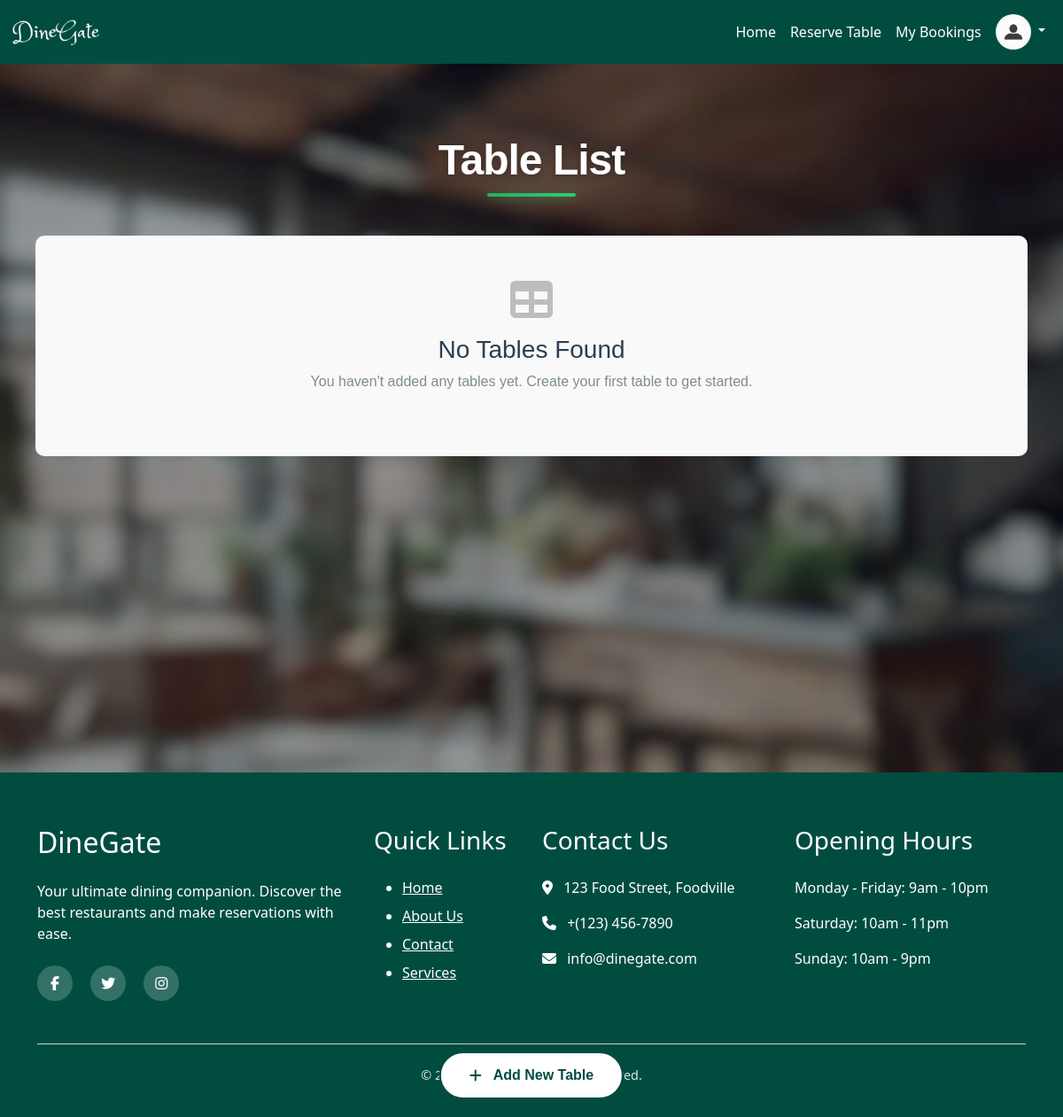
Page /view_table_list_for_restaurant_owner/1/ (signed in) on the earlier database version.
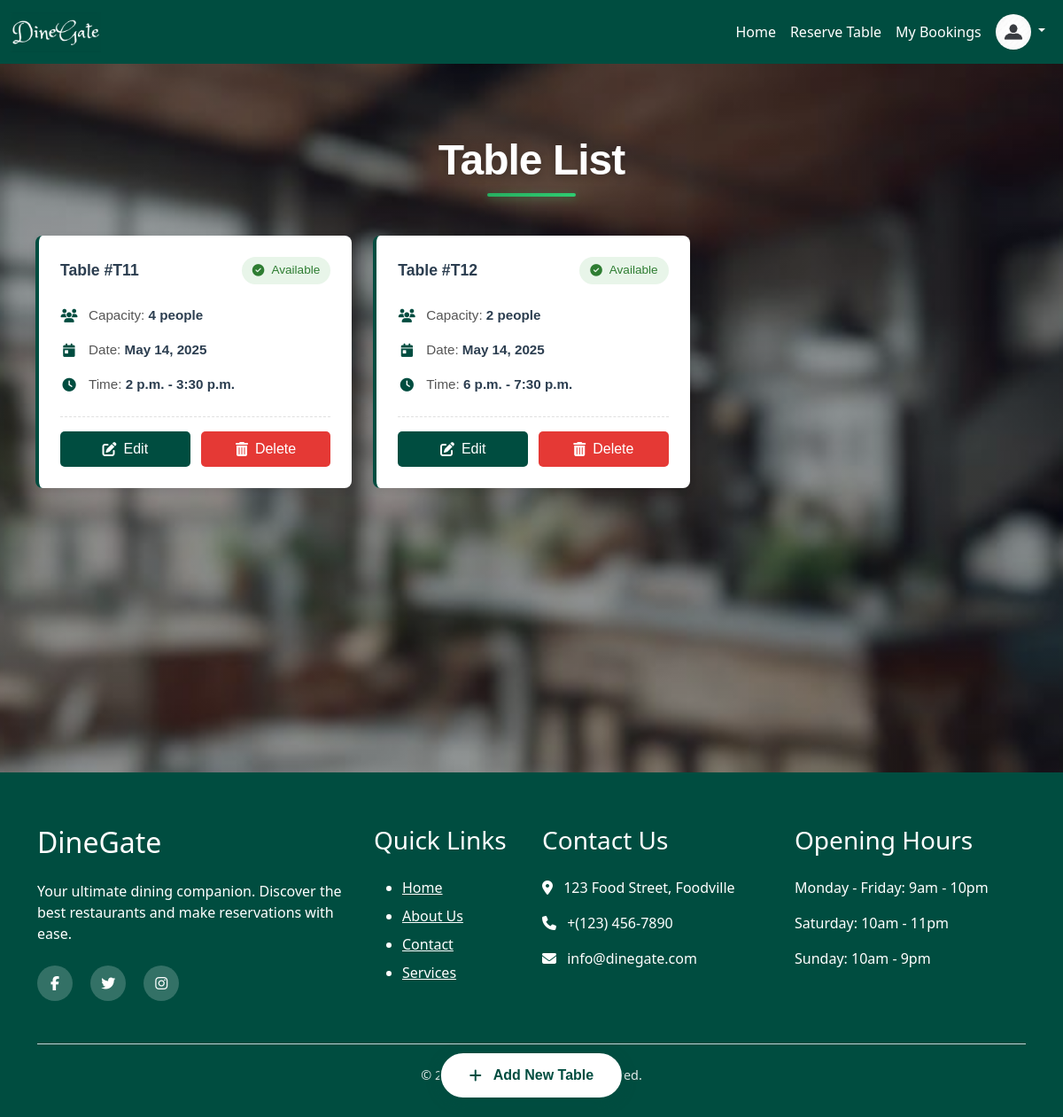
Same page on the later database version.
### reservation/models.py (models this page shows, shortened)
class Table_list(models.Model):
    restaurant=models.ForeignKey(Restaurant ,on_delete=models.CASCADE)
    table_no=models.CharField(max_length=100,blank=True,null=True)
    date=models.DateField(blank=True,null=True)
    start_time=models.TimeField(blank=True,null=True)
    end_time=models.TimeField(blank=True,null=True)
    no_of_people=models.IntegerField(blank=True,null=True)
    is_available = models.BooleanField(default=True)
    class Meta:
        unique_together = ('restaurant', 'table_no', 'date', 'start_time', 'end_time')

### reservation/views.py (the view)
# urls.py: path('view_table_list_for_restaurant_owner/<int:id>/',rv_views.view_table_list_for_restaurant_owner,name='view_table_list_for_restaurant_owner'),
def view_table_list_for_restaurant_owner(request, id):
    restaurant = Restaurant.objects.get(pk=id)
    tables = Table_list.objects.filter(restaurant=restaurant)
    now = timezone.now()
    today = now.date()
    current_time = now.time()
    print(f"Today: {today}, Current Time: {current_time}")
    future_tables = []
    for t in tables:
        print(f"Checking table {t.table_no}: date={t.date}, start={t.start_time}, end={t.end_time}")
        if t.date > today:
            future_tables.append(t)
        elif t.date == today and t.end_time > current_time:
            future_tables.append(t)
    return render(request, 'reservation/view_table_list_for_restaurant_owner.html', {
        'table': future_tables,
        'restaurant': restaurant
    })

### account/context_processors.py (called while the page is built)
def user_role(request):
    user = None
    role = None
    if request.session.get('user_id'):
        try:
            user = CustomerUser.objects.get(id=request.session['user_id'])
            role = 'customer'
        except CustomerUser.DoesNotExist:
            pass
    elif request.session.get('restaurant_id'):
        try:
            user = Restaurant.objects.get(id=request.session['restaurant_id'])
            role = 'restaurant'
        except Restaurant.DoesNotExist:
            pass
    return {
        'logged_user': user,
        'logged_role': role,
    }

### template/reservation/view_table_list_for_restaurant_owner.html
{% extends 'base.html' %}
{% load static %}
{% block content %}
<div style="
    background: linear-gradient(rgba(0, 0, 0, 0.3), rgba(0, 0, 0, 0.3)),
                url('{% static 'images/back2.jpg' %}') no-repeat center center fixed;
    background-size: cover;
    min-height: 100vh;
    padding: 3rem 1rem;">
<div class="table-management-system">
 <div class="menu-content-box">
        <div class="menu-page-header">
            <h1 class="menu-page-title">Table List</h1>
        </div>
    </div>
  <div class="table-list-container">
    {% if table %}
    <div class="table-list">
      {% for t in table %}
      <div class="table-card">
        <div class="table-card-header">
          <span class="table-number">Table #{{ t.table_no }}</span>
          <span class="table-status-badge {% if t.is_available %}available{% else %}reserved{% endif %}">
            {% if t.is_available %}<i class="fas fa-check-circle"></i> Available{% else %}<i class="fas fa-times-circle"></i> Reserved{% endif %}
          </span>
        </div>
        <div class="table-card-details">
          <div class="table-detail-row">
            <i class="fas fa-users"></i>
            <span>Capacity: <strong>{{ t.no_of_people }} people</strong></span>
          </div>
          <div class="table-detail-row">
            <i class="fas fa-calendar-day"></i>
            <span>Date: <strong>{{ t.date }}</strong></span>
          </div>
          <div class="table-detail-row">
            <i class="fas fa-clock"></i>
            <span>Time: <strong>{{ t.start_time }} - {{ t.end_time }}</strong></span>
          </div>
        </div>
        <div class="table-card-actions">
          <a href="{% url 'edit_table_list_for_restaurant_owner' t.id %}" class="table-btn-edit">
            <i class="fas fa-edit"></i> Edit
          </a>
          <a href="{% url 'confirm_delete_table' t.id %}" class="table-btn-delete">
            <i class="fas fa-trash-alt"></i> Delete
          </a>
        </div>
      </div>
      {% endfor %}
    </div>
    {% else %}
    <div class="table-empty-state">
      <i class="fas fa-table"></i>
      <h3>No Tables Found</h3>
      <p>You haven't added any tables yet. Create your first table to get started.</p>
    </div>
    {% endif %}
  </div>
  <a href="{% url 'add_table_list_for_restaurant_owner' restaurant.id %}" class="table-btn-add">
    <i class="fas fa-plus"></i> Add New Table
  </a>
</div></div>
{% endblock %}

Differences in the rows shown:
added Table_list: table_no "T11", is_available True (drawn), no_of_people "4", date "May 14, 2025", start_time "2 p.m.", end_time "3:30 p.m."
added Table_list: table_no "T12", is_available True (drawn), no_of_people "2", date "May 14, 2025", start_time "6 p.m.", end_time "7:30 p.m."
Other differences:
text no longer shown: "No Tables Found You haven't added any tables yet. Create your first table to get started."
